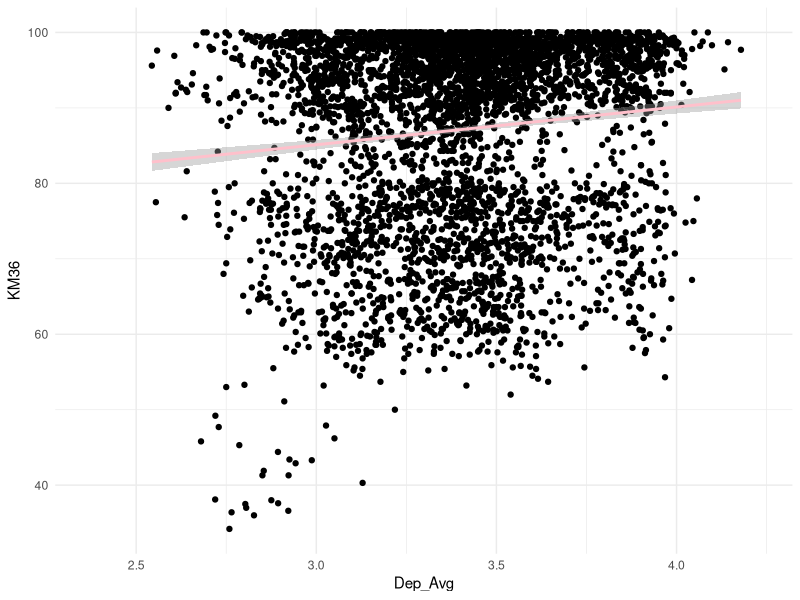

The R source for this figure:
#Define packages - tidyverse contains useful packages
#ggplot2 is a graphing package

library(tidyverse)
library(ggplot2)

#Import data file
dataset <- read_csv("data/processed/cleaned_data.csv")
show(dataset)

#Create a data set of numerical entries from survival change (%) at 36 Months
dataset$KM36 <- as.numeric(dataset$'Kaplan-Meier survival 36m')

#Create a data set of categorical data of Gender
dataset$Gender <- factor(dataset$Gender, levels = c("Male", "Female"))

#Creates a vector which contains column names
dep_cols <- c("Deprivation quintile 1 - most deprived",
              "Deprivation quintile 2",
              "Deprivation quintile 3",
              "Deprivation quintile 4",
              "Deprivation quintile 5 - least deprived")

#We then create a subset of the data set which now contains the deprivation data numerically
dataset[dep_cols] <- lapply(dataset[dep_cols], function(x) as.numeric(as.character(x)))

#Converts that subset to a matrix for better handling
dep_matrix <- as.matrix(dataset[dep_cols])

#Initialize a numerical scale to represent each level of deprivation
dep_scores <- 1:5

#We then use a simple function which calculates the mean deprivation for each row and stores it as a new column
dataset$Dep_Avg <- apply(dep_matrix, 1, function(x) {
  sum(x * dep_scores, na.rm = TRUE) / sum(x, na.rm = TRUE)
})

#We looked at the plot between average deprivation and survival rate to see what our data looked like this is not part of the modelling
ggplot(dataset,aes(x=Dep_Avg,y=KM36)) +
  geom_point() +
  geom_smooth(method = "lm", se = TRUE, color = "pink" )+
  theme_minimal()

#Now we need to do a similar thing so we can work with ethnicity, below we are trying to use proportion of white ethnicity as a factor
#Creates a vector to contain column names
ethnicity_cols <- c("Ethnicity - White","Ethnicity - Asian excl Chinese","Ethnicity - Black", "Ethnicity - Chinese", "Ethnicity - Mixed", "Ethnicity - Other", "Ethnicity - Unknown")

#Now creating a subset which contains the ethnicity data numerically
dataset[ethnicity_cols] <- lapply(dataset[ethnicity_cols], function(x) as.numeric(as.character(x)))

#Using the which.max function to find the dominant ethnicity in each group
get_dominant_ethnicity <- function(row) {
  # replace NAs with -Inf so they are ignored by which.max
  row[is.na(row)] <- -Inf
  ethnicity_cols[which.max(row)]
}

#Now storing the dominant ethnicity in a new column
dataset$EthnicityFactor <- as.character(apply(dataset[ethnicity_cols], 1, get_dominant_ethnicity))
#After inspecting this column, dominant ethnicity was either white or unknown, unknown ethnicity often meant no data recorded
#We therefore filtered out the rows with unknown dominant ethnicity
dataset <- dataset[dataset[,25]=="Ethnicity - White",]

#Create a new column that stores the total number of people in the group with known ethnicity
dataset$TotalKnown <- rowSums(dataset[, ethnicity_cols[1:6]], na.rm = TRUE)  # sum all except Unknown

#Compute the proportion of White ethnicity in each row and store as a new column (ignoring Unknown)
dataset$PropWhite <- dataset$`Ethnicity - White` / dataset$TotalKnown

#We have now represented our three factors in a way that can be used in a predictive model for survival rate of each group

#Store and display the results of a multivariable linear regression model
model <- lm(KM36 ~ Dep_Avg + Gender + PropWhite, data = dataset)
summary(model)


